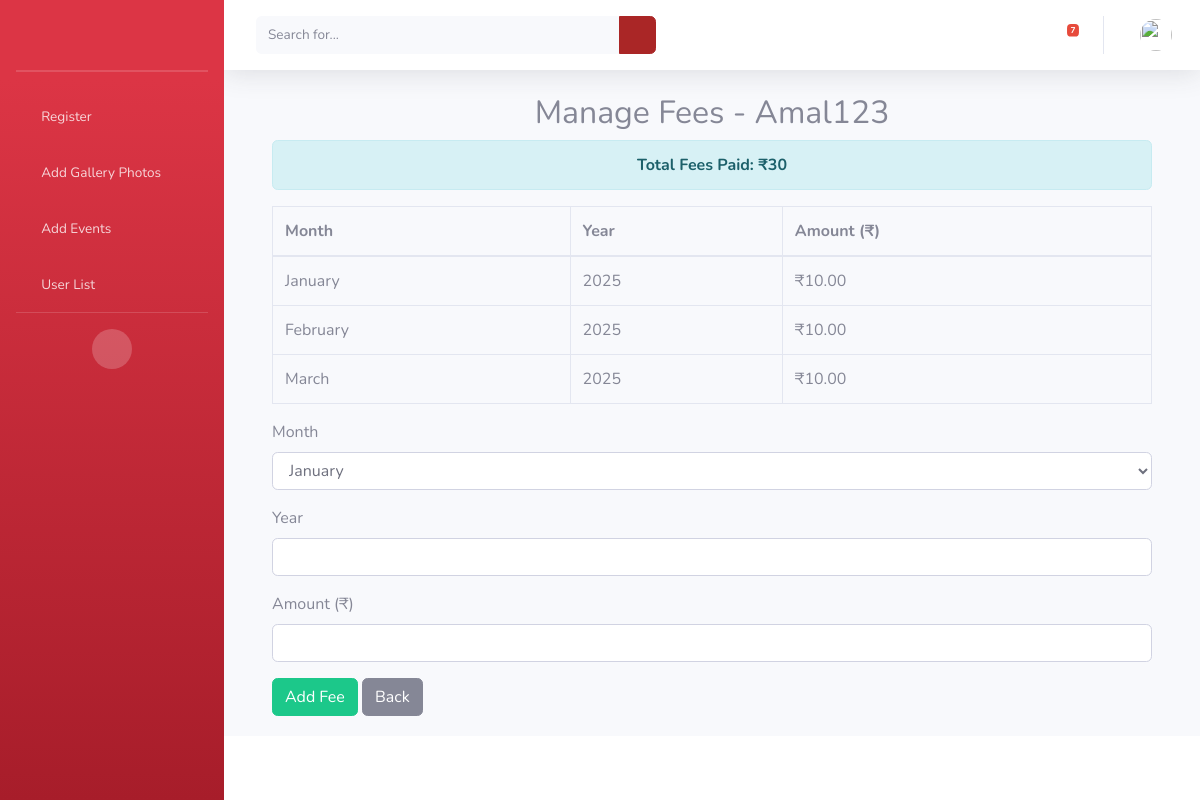
The app's page /users/fees/5/ (signed in) with its own data.
### triloka/models.py (models this page shows, shortened)
class UserFee(models.Model):
    user = models.ForeignKey(User, on_delete=models.CASCADE)
    month = models.CharField(max_length=20, choices=[
        ('January', 'January'), ('February', 'February'), ('March', 'March'),
        ('April', 'April'), ('May', 'May'), ('June', 'June'),
        ('July', 'July'), ('August', 'August'), ('September', 'September'),
        ('October', 'October'), ('November', 'November'), ('December', 'December')
    ])
    year = models.IntegerField()
    amount = models.DecimalField(max_digits=10, decimal_places=2)
    class Meta:
        unique_together = ('user', 'month', 'year')

### triloka/views.py (the view, shortened to what this page needs)
# urls.py: path("users/fees/<int:user_id>/", user_fees, name="user_fees"),
@login_required
def user_fees(request, user_id):
    months = ["January", "February", "March", "April", "May", "June",
              "July", "August", "September", "October", "November", "December"]
    user = get_object_or_404(User, id=user_id)  # Fetch user by ID
    total_fees = UserFee.objects.filter(user=user).aggregate(total=Sum('amount'))['total'] or 0
    total_fees_x10 = total_fees  # Multiply by 10 (if needed)
    return render(request, 'user_fees.html', {
        'user': user,
        'months': months,
        'total_fees_x10': total_fees_x10,
    })

### triloka/templates/user_fees.html (shortened to what this page needs)
{% extends 'admin_dashboard.html' %}
{% block content %}
<div class="container mt-4">
    <h2 class="text-center">Manage Fees - {{ user.username }}</h2>
    <div class="alert alert-info text-center">
        <strong>Total Fees Paid: ₹{{ total_fees_x10 }}</strong>
    </div>
    <table class="table table-bordered mt-3">
        <thead>
            <tr>
                <th>Month</th>
                <th>Year</th>
                <th>Amount (₹)</th>
            </tr>
        </thead>
        <tbody>
            {% for fee in user.userfee_set.all %}
            <tr>
                <td>{{ fee.month }}</td>
                <td>{{ fee.year }}</td>
                <td>₹{{ fee.amount }}</td>
            </tr>
            {% empty %}
            <tr>
                <td colspan="3" class="text-center">No fees paid yet.</td>
            </tr>
            {% endfor %}
        </tbody>
    </table>
    <form method="post" class="mt-3">
        <div class="mb-3">
            <label class="form-label">Month</label>
            <select name="month" class="form-control">
                {% for month in months %}
                    <option value="{{ month }}">{{ month }}</option>
                {% endfor %}
            </select>
        </div>
        <div class="mb-3">
            <label class="form-label">Year</label>
            <input type="number" name="year" class="form-control" required>
        </div>
        <div class="mb-3">
            <label class="form-label">Amount (₹)</label>
            <input type="number" step="0.01" name="amount" class="form-control" required>
        </div>
        <button type="submit" class="btn btn-success">Add Fee</button>
        <a href="{% url 'user_list' %}" class="btn btn-secondary">Back</a>
    </form>
</div>
{% endblock %}

### records on screen
UserFee: month "January", year "2025", amount "10.00"
UserFee: month "February", year "2025", amount "10.00"
UserFee: month "March", year "2025", amount "10.00"

### other values on screen
{{ user.username }} "Amal123"
{{ total_fees_x10 }} "30"
form field month "January"
